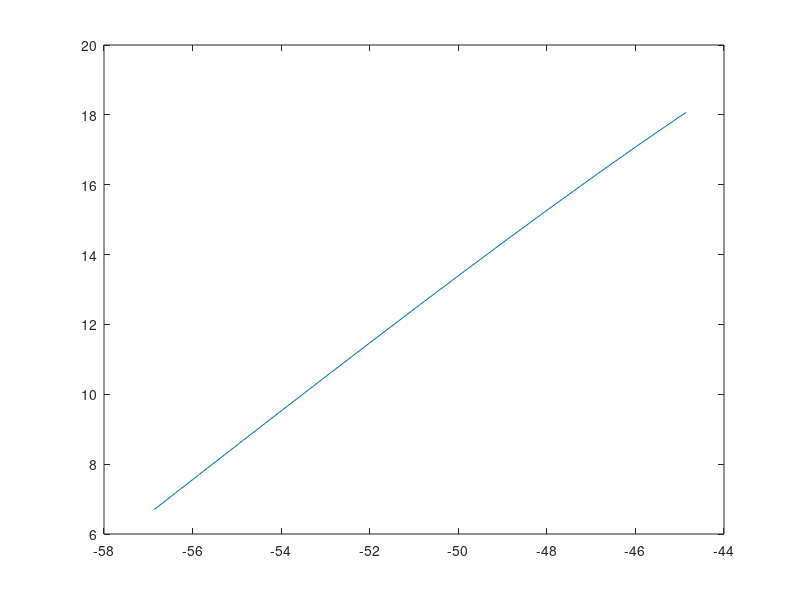

Write the MATLAB code that produced this figure.


PRec = -125;
NoRec   = -174 + 1.6 + .6;

CNo  = PRec - NoRec - 10*log10(240/221);

PTransAtten = 31:43;    % Attenuator setting
PTrans10Atten = -23.86; % TX level at attenuator = 10
PTransRange   = PTrans10Atten - (PTransAtten - 10);

ii = 0;
EbNo = zeros(1,length(PTransAtten));
for PTrans = max(PTransRange):-1:min(PTransRange)
  ii = ii + 1;
  NoTrans   = PTrans - CNo;
  No        = 10*log10((10^(-97.23/10) + 10^((NoTrans-10*log10(2.3/.1))/10)));
  EbNo(ii)  = PTrans - 10*log10(2300) - No;
end

plot(PTransRange,EbNo)